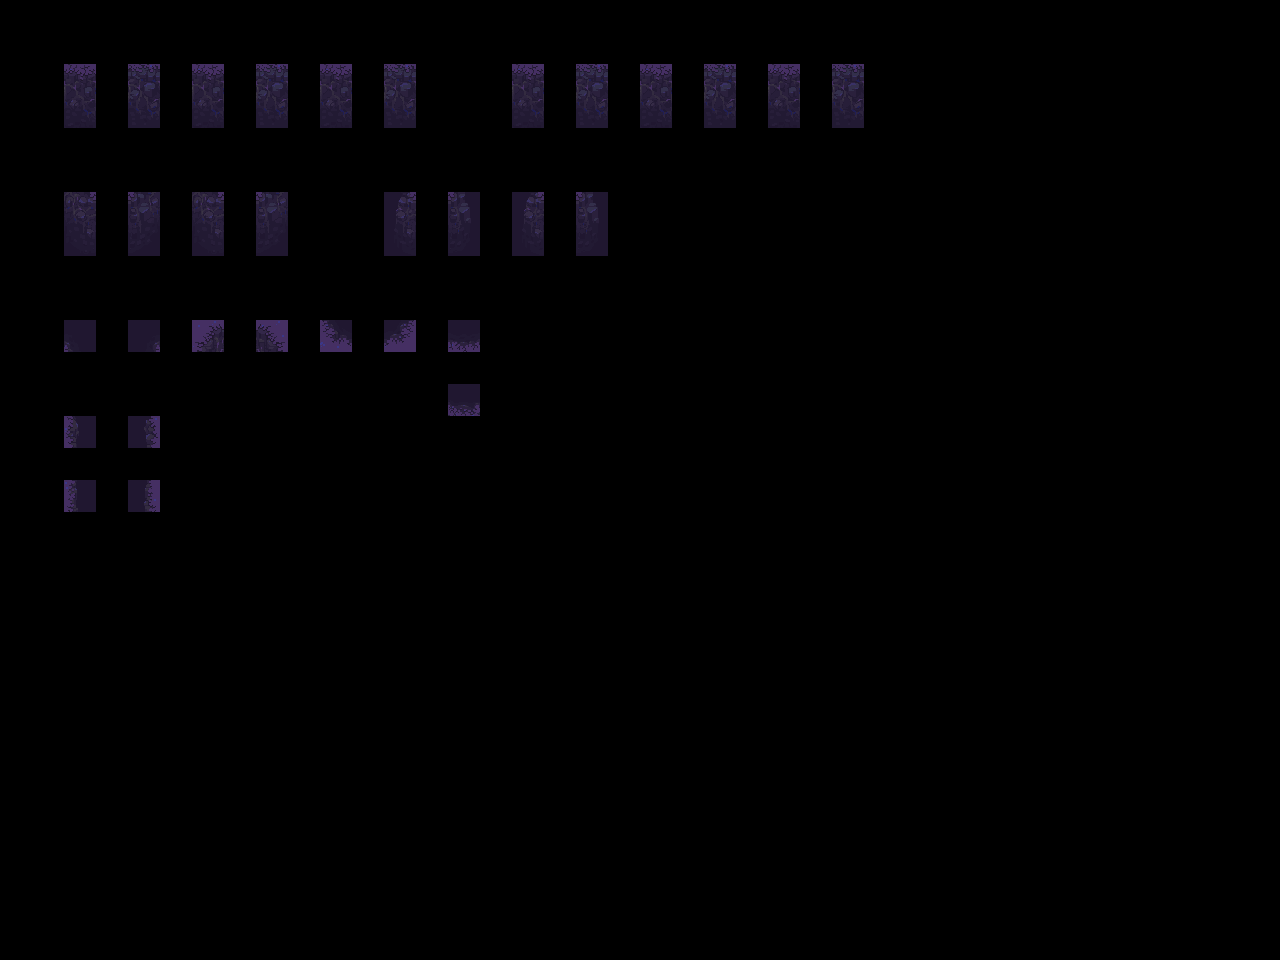

Below is a game level as drawn by its tile map, then a one-line description and the .tmx file that defines it, in full:
An orthogonal 40x30 tile map with 32x32 px tiles, 2 tile layers (input_holes-1-2-3, output_holes-1-2-3) and 4 objects.

<map version="1.9" tiledversion="1.9.2" orientation="orthogonal" renderorder="right-down" width="40" height="30" tilewidth="32" tileheight="32" infinite="0" nextlayerid="4" nextobjectid="8">
 <properties>
  <property name="MatchInOrder" type="bool" value="true" />
 </properties>
 <tileset firstgid="1" source="../Tilesets/hole-1.tsx" />
 <layer id="1" name="input_holes-1-2-3" width="40" height="30" opacity="0.73">
  <data encoding="csv">
0,0,0,0,0,0,0,0,0,0,0,0,0,0,0,0,0,0,0,0,0,0,0,0,0,0,0,0,0,0,0,0,0,0,0,0,0,0,0,0,
0,0,0,0,0,0,0,0,0,0,0,0,0,0,0,0,0,0,0,0,0,0,0,0,0,0,0,0,0,0,0,0,0,0,0,0,0,0,0,0,
0,0,3,0,3,0,3,0,3,0,3,0,3,0,0,0,3,0,3,0,3,0,3,0,3,0,3,0,0,0,0,0,0,0,0,0,0,0,0,0,
0,0,19,0,19,0,19,0,19,0,19,0,19,0,0,0,19,0,19,0,19,0,19,0,19,0,19,0,0,0,0,0,0,0,0,0,0,0,0,0,
0,0,0,0,0,0,0,0,0,0,0,0,0,0,0,0,0,0,0,0,0,0,0,0,0,0,0,0,0,0,0,0,0,0,0,0,0,0,0,0,
0,0,0,0,0,0,0,0,0,0,0,0,0,0,0,0,0,0,0,0,0,0,0,0,0,0,0,0,0,0,0,0,0,0,0,0,0,0,0,0,
0,0,20,0,18,0,20,0,18,0,0,0,26,0,25,0,26,0,25,0,0,0,0,0,0,0,0,0,0,0,0,0,0,0,0,0,0,0,0,0,
0,0,36,0,34,0,36,0,34,0,0,0,42,0,41,0,42,0,41,0,0,0,0,0,0,0,0,0,0,0,0,0,0,0,0,0,0,0,0,0,
0,0,0,0,0,0,0,0,0,0,0,0,0,0,0,0,0,0,0,0,0,0,0,0,0,0,0,0,0,0,0,0,0,0,0,0,0,0,0,0,
0,0,0,0,0,0,0,0,0,0,0,0,0,0,0,0,0,0,0,0,0,0,0,0,0,0,0,0,0,0,0,0,0,0,0,0,0,0,0,0,
0,0,66,0,68,0,17,0,21,0,65,0,69,0,83,0,0,0,0,0,0,0,0,0,0,0,0,0,0,0,0,0,0,0,0,0,0,0,0,0,
0,0,0,0,0,0,0,0,0,0,0,0,0,0,0,0,0,0,0,0,0,0,0,0,0,0,0,0,0,0,0,0,0,0,0,0,0,0,0,0,
0,0,0,0,0,0,0,0,0,0,0,0,0,0,83,0,0,0,0,0,0,0,0,0,0,0,0,0,0,0,0,0,0,0,0,0,0,0,0,0,
0,0,49,0,53,0,0,0,0,0,0,0,0,0,0,0,0,0,0,0,0,0,0,0,0,0,0,0,0,0,0,0,0,0,0,0,0,0,0,0,
0,0,0,0,0,0,0,0,0,0,0,0,0,0,0,0,0,0,0,0,0,0,0,0,0,0,0,0,0,0,0,0,0,0,0,0,0,0,0,0,
0,0,49,0,53,0,0,0,0,0,0,0,0,0,0,0,0,0,0,0,0,0,0,0,0,0,0,0,0,0,0,0,0,0,0,0,0,0,0,0,
0,0,0,0,0,0,0,0,0,0,0,0,0,0,0,0,0,0,0,0,0,0,0,0,0,0,0,0,0,0,0,0,0,0,0,0,0,0,0,0,
0,0,0,0,0,0,0,0,0,0,0,0,0,0,0,0,0,0,0,0,0,0,0,0,0,0,0,0,0,0,0,0,0,0,0,0,0,0,0,0,
0,0,0,0,0,0,0,0,0,0,0,0,0,0,0,0,0,0,0,0,0,0,0,0,0,0,0,0,0,0,0,0,0,0,0,0,0,0,0,0,
0,0,0,0,0,0,0,0,0,0,0,0,0,0,0,0,0,0,0,0,0,0,0,0,0,0,0,0,0,0,0,0,0,0,0,0,0,0,0,0,
0,0,0,0,0,0,0,0,0,0,0,0,0,0,0,0,0,0,0,0,0,0,0,0,0,0,0,0,0,0,0,0,0,0,0,0,0,0,0,0,
0,0,0,0,0,0,0,0,0,0,0,0,0,0,0,0,0,0,0,0,0,0,0,0,0,0,0,0,0,0,0,0,0,0,0,0,0,0,0,0,
0,0,0,0,0,0,0,0,0,0,0,0,0,0,0,0,0,0,0,0,0,0,0,0,0,0,0,0,0,0,0,0,0,0,0,0,0,0,0,0,
0,0,0,0,0,0,0,0,0,0,0,0,0,0,0,0,0,0,0,0,0,0,0,0,0,0,0,0,0,0,0,0,0,0,0,0,0,0,0,0,
0,0,0,0,0,0,0,0,0,0,0,0,0,0,0,0,0,0,0,0,0,0,0,0,0,0,0,0,0,0,0,0,0,0,0,0,0,0,0,0,
0,0,0,0,0,0,0,0,0,0,0,0,0,0,0,0,0,0,0,0,0,0,0,0,0,0,0,0,0,0,0,0,0,0,0,0,0,0,0,0,
0,0,0,0,0,0,0,0,0,0,0,0,0,0,0,0,0,0,0,0,0,0,0,0,0,0,0,0,0,0,0,0,0,0,0,0,0,0,0,0,
0,0,0,0,0,0,0,0,0,0,0,0,0,0,0,0,0,0,0,0,0,0,0,0,0,0,0,0,0,0,0,0,0,0,0,0,0,0,0,0,
0,0,0,0,0,0,0,0,0,0,0,0,0,0,0,0,0,0,0,0,0,0,0,0,0,0,0,0,0,0,0,0,0,0,0,0,0,0,0,0,
0,0,0,0,0,0,0,0,0,0,0,0,0,0,0,0,0,0,0,0,0,0,0,0,0,0,0,0,0,0,0,0,0,0,0,0,0,0,0,0
</data>
 </layer>
 <layer id="2" name="output_holes-1-2-3" width="40" height="30">
  <data encoding="csv">
0,0,0,0,0,0,0,0,0,0,0,0,0,0,0,0,0,0,0,0,0,0,0,0,0,0,0,0,0,0,0,0,0,0,0,0,0,0,0,0,
0,0,0,0,0,0,0,0,0,0,0,0,0,0,0,0,0,0,0,0,0,0,0,0,0,0,0,0,0,0,0,0,0,0,0,0,0,0,0,0,
0,0,145,0,146,0,147,0,148,0,149,0,150,0,0,0,152,0,153,0,154,0,155,0,156,0,157,0,0,0,0,0,0,0,0,0,0,0,0,0,
0,0,161,0,162,0,163,0,164,0,165,0,166,0,0,0,168,0,169,0,170,0,171,0,172,0,173,0,0,0,0,0,0,0,0,0,0,0,0,0,
0,0,0,0,0,0,0,0,0,0,0,0,0,0,0,0,0,0,0,0,0,0,0,0,0,0,0,0,0,0,0,0,0,0,0,0,0,0,0,0,
0,0,0,0,0,0,0,0,0,0,0,0,0,0,0,0,0,0,0,0,0,0,0,0,0,0,0,0,0,0,0,0,0,0,0,0,0,0,0,0,
0,0,198,0,199,0,200,0,201,0,0,0,202,0,203,0,204,0,205,0,0,0,0,0,0,0,0,0,0,0,0,0,0,0,0,0,0,0,0,0,
0,0,214,0,215,0,216,0,217,0,0,0,218,0,219,0,220,0,221,0,0,0,0,0,0,0,0,0,0,0,0,0,0,0,0,0,0,0,0,0,
0,0,0,0,0,0,0,0,0,0,0,0,0,0,0,0,0,0,0,0,0,0,0,0,0,0,0,0,0,0,0,0,0,0,0,0,0,0,0,0,
0,0,0,0,0,0,0,0,0,0,0,0,0,0,0,0,0,0,0,0,0,0,0,0,0,0,0,0,0,0,0,0,0,0,0,0,0,0,0,0,
0,0,209,0,210,0,2,0,4,0,82,0,84,0,197,0,0,0,0,0,0,0,0,0,0,0,0,0,0,0,0,0,0,0,0,0,0,0,0,0,
0,0,0,0,0,0,0,0,0,0,0,0,0,0,0,0,0,0,0,0,0,0,0,0,0,0,0,0,0,0,0,0,0,0,0,0,0,0,0,0,
0,0,0,0,0,0,0,0,0,0,0,0,0,0,213,0,0,0,0,0,0,0,0,0,0,0,0,0,0,0,0,0,0,0,0,0,0,0,0,0,
0,0,196,0,195,0,0,0,0,0,0,0,0,0,0,0,0,0,0,0,0,0,0,0,0,0,0,0,0,0,0,0,0,0,0,0,0,0,0,0,
0,0,0,0,0,0,0,0,0,0,0,0,0,0,0,0,0,0,0,0,0,0,0,0,0,0,0,0,0,0,0,0,0,0,0,0,0,0,0,0,
0,0,212,0,211,0,0,0,0,0,0,0,0,0,0,0,0,0,0,0,0,0,0,0,0,0,0,0,0,0,0,0,0,0,0,0,0,0,0,0,
0,0,0,0,0,0,0,0,0,0,0,0,0,0,0,0,0,0,0,0,0,0,0,0,0,0,0,0,0,0,0,0,0,0,0,0,0,0,0,0,
0,0,0,0,0,0,0,0,0,0,0,0,0,0,0,0,0,0,0,0,0,0,0,0,0,0,0,0,0,0,0,0,0,0,0,0,0,0,0,0,
0,0,0,0,0,0,0,0,0,0,0,0,0,0,0,0,0,0,0,0,0,0,0,0,0,0,0,0,0,0,0,0,0,0,0,0,0,0,0,0,
0,0,0,0,0,0,0,0,0,0,0,0,0,0,0,0,0,0,0,0,0,0,0,0,0,0,0,0,0,0,0,0,0,0,0,0,0,0,0,0,
0,0,0,0,0,0,0,0,0,0,0,0,0,0,0,0,0,0,0,0,0,0,0,0,0,0,0,0,0,0,0,0,0,0,0,0,0,0,0,0,
0,0,0,0,0,0,0,0,0,0,0,0,0,0,0,0,0,0,0,0,0,0,0,0,0,0,0,0,0,0,0,0,0,0,0,0,0,0,0,0,
0,0,0,0,0,0,0,0,0,0,0,0,0,0,0,0,0,0,0,0,0,0,0,0,0,0,0,0,0,0,0,0,0,0,0,0,0,0,0,0,
0,0,0,0,0,0,0,0,0,0,0,0,0,0,0,0,0,0,0,0,0,0,0,0,0,0,0,0,0,0,0,0,0,0,0,0,0,0,0,0,
0,0,0,0,0,0,0,0,0,0,0,0,0,0,0,0,0,0,0,0,0,0,0,0,0,0,0,0,0,0,0,0,0,0,0,0,0,0,0,0,
0,0,0,0,0,0,0,0,0,0,0,0,0,0,0,0,0,0,0,0,0,0,0,0,0,0,0,0,0,0,0,0,0,0,0,0,0,0,0,0,
0,0,0,0,0,0,0,0,0,0,0,0,0,0,0,0,0,0,0,0,0,0,0,0,0,0,0,0,0,0,0,0,0,0,0,0,0,0,0,0,
0,0,0,0,0,0,0,0,0,0,0,0,0,0,0,0,0,0,0,0,0,0,0,0,0,0,0,0,0,0,0,0,0,0,0,0,0,0,0,0,
0,0,0,0,0,0,0,0,0,0,0,0,0,0,0,0,0,0,0,0,0,0,0,0,0,0,0,0,0,0,0,0,0,0,0,0,0,0,0,0,
0,0,0,0,0,0,0,0,0,0,0,0,0,0,0,0,0,0,0,0,0,0,0,0,0,0,0,0,0,0,0,0,0,0,0,0,0,0,0,0
</data>
 </layer>
 <objectgroup id="3" name="rule_options" visible="0" offsetx="-10.6667" offsety="-16.6667">
  <object id="1" x="31.3333" y="28" width="405.667" height="124.667">
   <properties>
    <property name="Disabled" type="bool" value="false" />
    <property name="Probability" type="float" value="0.4" />
   </properties>
  </object>
  <object id="2" x="28" y="180.667" width="917.333" height="129.333">
   <properties>
    <property name="Disabled" type="bool" value="false" />
    <property name="Probability" type="float" value="0.25" />
   </properties>
  </object>
  <object id="4" x="29.6667" y="325.666" width="955" height="233">
   <properties>
    <property name="Probability" type="float" value="0.25" />
   </properties>
  </object>
  <object id="5" x="448.667" y="28.6667" width="497" height="129">
   <properties>
    <property name="Probability" type="float" value="0.25" />
   </properties>
  </object>
 </objectgroup>
</map>
